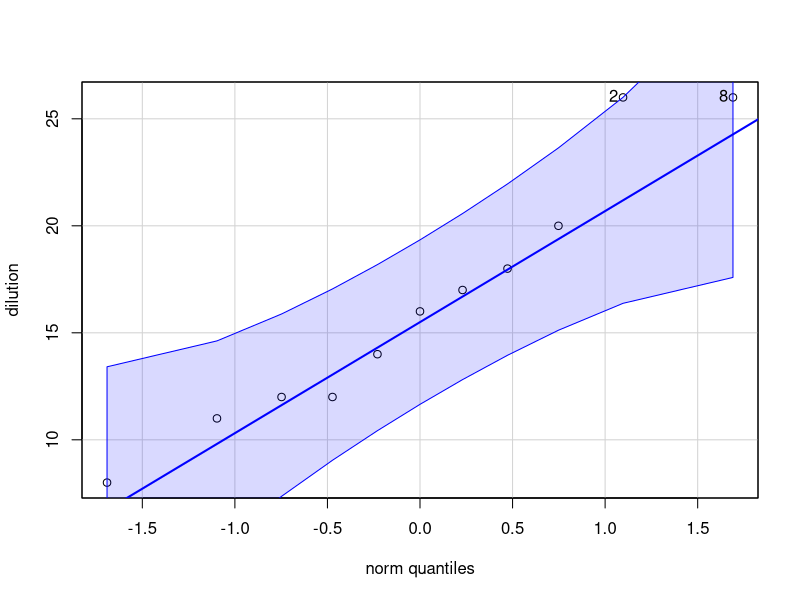
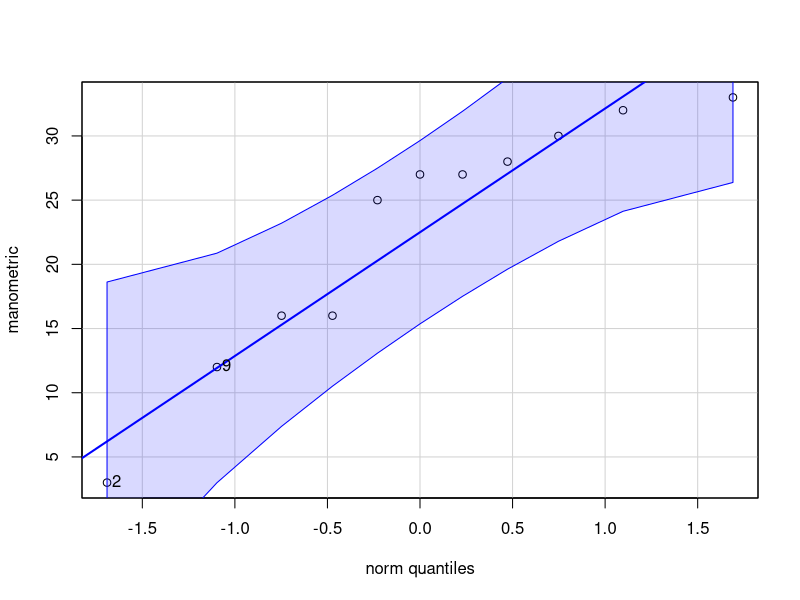

The R source for these figures, in order: (Note: this script raises an error after producing the figures.)
# Data generated with this part of the code
# -------------------------------------------
set.seed(9256132)
BOD.mean = 14
BOD.sd = 0.4 * BOD.mean
N = 11

dilution <- round(rnorm(N, mean=BOD.mean, sd=BOD.sd))
manometric <- round(rnorm(N, mean=BOD.mean*1.6, sd=1.5*BOD.sd))

library(car)
qqPlot(dilution)
qqPlot(manometric)

# Analysis of the data here:
dilution <-   c(11, 26, 18, 16, 20, 12,  8, 26, 12, 17, 14)
manometric <- c(25,  3, 27, 30, 33, 16, 28, 27, 12, 32, 16)

mean(manometric)
mean(dilution)


bitmap('BOD-comparison-raw-data-alternative.png', type="png256", width=7, height=5, res=250, pointsize=14) 
par(mar=c(4.2, 4.2, 0.2, 0.2))
plot(c(dilution, manometric), ylab="BOD values", xaxt='n')
text(5.5,3, "Dilution")
text(18,3, "Manometric")
abline(v=11.5)
dev.off()


bitmap('BOD-comparison-raw-data.png', type="png256", width=7, height=7, res=250, pointsize=14) 
par(mar=c(4.2, 4.4, 0.2, 0.2))  # (bottom, left, top, right); defaults are par(mar=c(5, 4, 4, 2) + 0.1)
plot(dilution, type="p", pch=4, 
    cex=2, cex.lab=1.5, cex.main=1.8, cex.sub=1.8, cex.axis=1.8, 
    ylab="BOD values", xlab="Sample number", xaxt='n',
    ylim=c(0,35), xlim=c(0,11.5), col="darkgreen")
lines(manometric, type="p", pch=16, cex=2, col="blue")
lines(rep(0, N), dilution, type="p", pch=4, cex=2, col="darkgreen")
lines(rep(0, N), manometric, type="p", pch=16, cex=2, col="blue")

abline(v=0.5)

legend(8, 5, pch=c(4, 16), c("Dilution", "Manometric"), col=c("darkgreen", "blue"), pt.cex=2)
dev.off()




bitmap('BOD-comparison-plot.png', type="png256", width=7, height=7, res=250, pointsize=14) 
par(mar=c(4.2, 4.2, 0.2, 0.2))  # (bottom, left, top, right); defaults are par(mar=c(5, 4, 4, 2) + 0.1)
plot(dilution-manometric, type="p", ylab="Dilution: Manometric", xlab="Sample number", 
     cex.lab=1.5, cex.main=1.8, cex.sub=1.8, cex.axis=1.8, cex=2)
abline(h=0, col="grey60")
dev.off()

bitmap('BOD-comparison-plot-flipped.png', type="png256", width=7, height=7, res=250, pointsize=14) 
par(mar=c(4.2, 4.2, 0.2, 0.2))  # (bottom, left, top, right); defaults are par(mar=c(5, 4, 4, 2) + 0.1)
plot(manometric-dilution, type="p", ylab="Manometric: Dilution", xlab="Sample number", 
     cex.lab=1.5, cex.main=1.8, cex.sub=1.8, cex.axis=1.8, cex=2)
abline(h=0, col="grey60")
dev.off()


# I used the same function in "brittleness-comparison-assignment3-2010.R"
group_difference <- function(groupA, groupB)
{    
    # This function assumes either group has missing data.  Calculate
    # the mean and variance omitting the missing values
    
    A.mean <- mean(groupA[!is.na(groupA)])
    A.var <- var(groupA[!is.na(groupA)])
    A.N <- length(groupA[!is.na(groupA)])

    B.mean <- mean(groupB[!is.na(groupB)])
    B.var <- var(groupB[!is.na(groupB)])
    B.N <- length(groupB[!is.na(groupB)])
    
    print(c(A.mean, B.mean, A.var, B.var, A.N, B.N))
    
    difference <- B.mean - A.mean
    var.DOF <- (A.N - 1 + B.N - 1)
    var.pooled <- ((A.N - 1) * A.var + (B.N - 1) * B.var) / var.DOF
    
    sd.denom <- sqrt(var.pooled *(1/A.N + 1/B.N))
    print(c(difference, var.DOF, var.pooled, sd.denom))
    z <- (difference - 0) / sd.denom
    t.critical <- pt(z, var.DOF)
    
    LB <- difference - qt(0.975, df=var.DOF)*sd.denom
    UB <- difference + qt(0.975, df=var.DOF)*sd.denom
return(list(z, t.critical, LB, UB))
}

group_difference(dilution, manometric)
# z = 1.858495
# t.critical = 0.96106 (1-0.001474538)
# -0.7677425 < mu.diff < 13.31320

t.test(dilution, manometric, alternative="two.sided", mu = 0, paired = FALSE, var.equal = TRUE, conf.level = 0.95)
#   Two Sample t-test
# 
# data:  dilution and manometric 
# t = -1.8585, df = 20, p-value = 0.07788
# alternative hypothesis: true difference in means is not equal to 0 
# 95 percent confidence interval:
#  -13.3131971   0.7677425 
# sample estimates:
# mean of x mean of y 
#  16.36364  22.63636 


# Drop out the second point
dilution[2] <- NA
#manometric[2] <- NA  # no need to remove this point
group_difference(dilution, manometric)
# z = 2.128
# t.critical = 0.9766
# 0.119 < mu.diff < 14.35


t.test(dilution, manometric, alternative="two.sided", mu = 0, paired = FALSE, var.equal = TRUE, conf.level = 0.95)
#   Two Sample t-test
# 
# data:  dilution and manometric 
# t = -3.2374, df = 18, p-value = 0.00457
# alternative hypothesis: true difference in means is not equal to 0 
# 95 percent confidence interval:
#  -15.1703  -3.2297


#========================
# Pairing
#
groupA <- dilution <-  c(11, 26, 18, 16, 20, 12,  8, 26, 12, 17, 14)
groupB <- manometric <- c(25,  3, 27, 30, 33, 16, 28, 27, 12, 32, 16)

diffs <- groupB[!is.na(groupA) & !is.na(groupB)] - groupA[!is.na(groupA) & !is.na(groupB)]

diffs
diffs.mean = mean(diffs)
diffs.sd = sd(diffs)
c(diffs.mean, diffs.sd)
diffs.N = length(diffs)
t.crit = qt(0.975, df=diffs.N-1)
LB = diffs.mean  - t.crit * diffs.sd / sqrt(diffs.N)
UB = diffs.mean  + t.crit * diffs.sd / sqrt(diffs.N)
c(LB, UB)